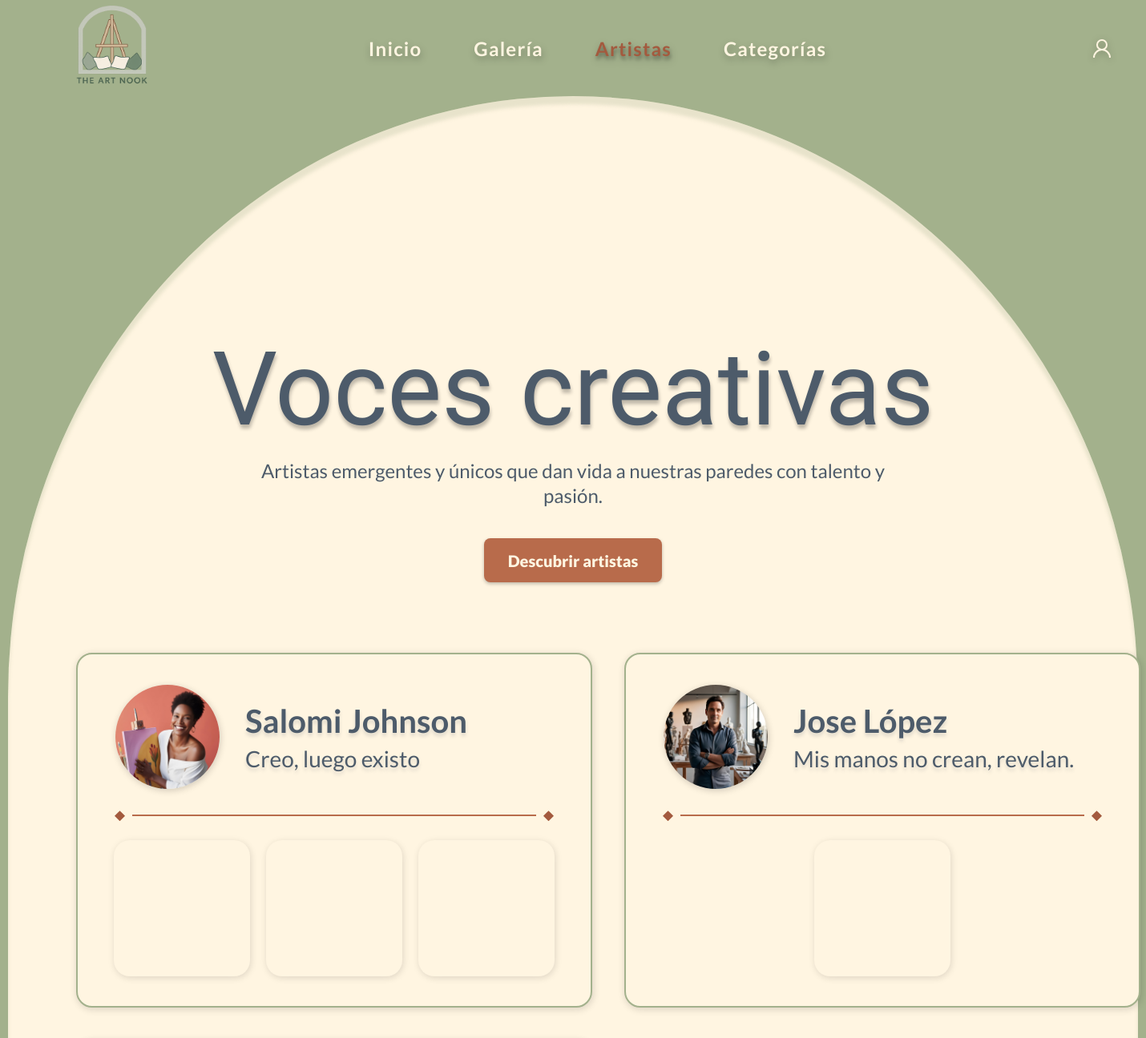
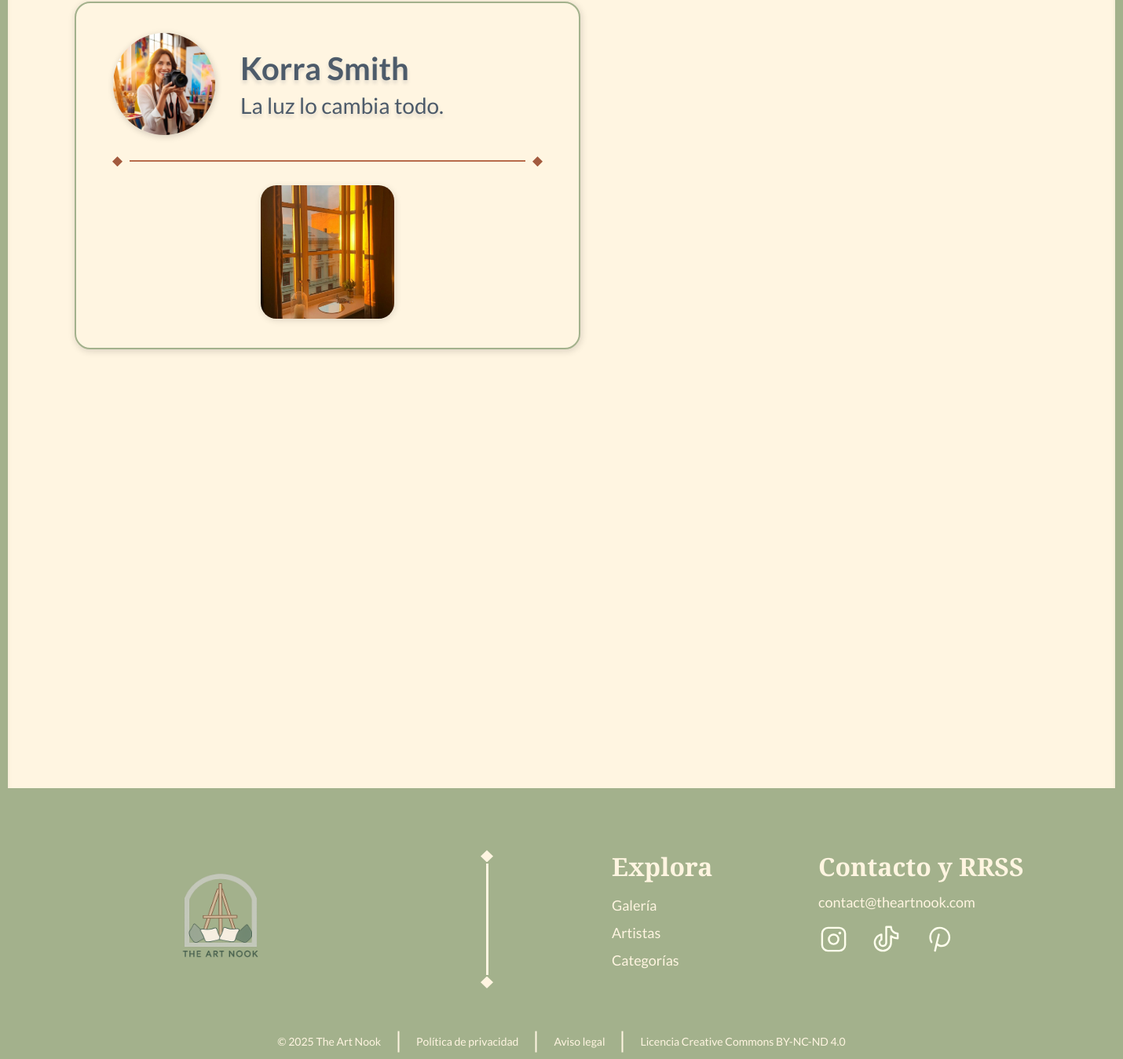
/artistas.php, run on the app's committed database (2 pictures, top to bottom).
### tables this page shows
CREATE TABLE `usuarios` (
  `id` int(11) NOT NULL AUTO_INCREMENT,
  `nombre` varchar(50) NOT NULL,
  `apellidos` varchar(50) NOT NULL,
  `estado` varchar(100) DEFAULT NULL,
  `descripcion` text DEFAULT NULL,
  `email` varchar(100) NOT NULL,
  `contraseña` varchar(255) NOT NULL,
  `foto` varchar(255) DEFAULT NULL,
  `telefono` varchar(20) DEFAULT NULL,
  `instagram` varchar(100) DEFAULT NULL,
  `destacado_home` tinyint(1) DEFAULT 0,
  `fecha_creacion` timestamp NOT NULL DEFAULT current_timestamp(),
  PRIMARY KEY (`id`),
  UNIQUE KEY `email` (`email`)
);

CREATE TABLE `imagenes_obras` (
  `id` int(11) NOT NULL AUTO_INCREMENT,
  `obra_id` int(11) NOT NULL,
  `url` varchar(255) NOT NULL,
  `orden` int(11) NOT NULL,
  PRIMARY KEY (`id`),
  KEY `obra_id` (`obra_id`),
  CONSTRAINT `imagenes_obras_ibfk_1` FOREIGN KEY (`obra_id`) REFERENCES `obras` (`id`) ON DELETE CASCADE
);

### artistas.php (the view, shortened to what this page needs)
<!DOCTYPE html>
<html lang="es">
<head>
    <link rel="stylesheet" href="css/navbar.css">
    <link rel="stylesheet" href="css/general.css">
</head>
<body class="pagina-artistas">
    <?php include 'navbar.php'; ?>
    <div class="fondo-principal">
        <div class="hero">
            <div class="hero-content">
                <h1 class="hero-title">Voces creativas</h1>
                <p class="hero-subtitle">
                    Artistas emergentes y únicos que dan vida a nuestras paredes con talento y pasión.
                </p>
                <a href="#artistas-lista" class="hero-btn">Descubrir artistas</a>
            </div>
        </div>
        <div id="artistas-lista" class="artistas-lista" style="display: grid; grid-template-columns: repeat(2, 1fr); gap: 40px; width: 100%; max-width: 1240px; margin: 48px auto 0 auto;">
            <?php
            require_once 'includes/db.php';
            $sql = "SELECT u.id, u.nombre, u.apellidos, u.estado, u.foto
                    FROM usuarios u
                    WHERE EXISTS (SELECT 1 FROM obras o WHERE o.usuario_id = u.id)";
            $stmt = $pdo->prepare($sql);
            $stmt->execute();
            $artistas = $stmt->fetchAll(PDO::FETCH_ASSOC);
            foreach ($artistas as $artista) {
                $sqlObras = "SELECT img.url FROM obras o JOIN imagenes_obras img ON img.obra_id = o.id AND img.orden = 1 WHERE o.usuario_id = ? ORDER BY o.fecha_creacion DESC LIMIT 3";
                $stmtObras = $pdo->prepare($sqlObras);
                $stmtObras->execute([$artista['id']]);
                $obras = $stmtObras->fetchAll(PDO::FETCH_ASSOC);
                ?>
                <a href="artista.php?id=<?= $artista['id'] ?>" style="text-decoration:none;color:inherit;display:block;height:100%;">
                <div class="tarjeta-artista">
                    <div class="artista-header">
                        <img class="artista-foto" src="<?php echo htmlspecialchars($artista['foto']); ?>" alt="Foto de <?php echo htmlspecialchars($artista['nombre']); ?>">
                        <div class="artista-info">
                            <div class="artista-nombre"><?php echo htmlspecialchars($artista['nombre'] . ' ' . $artista['apellidos']); ?></div>
                            <div class="artista-estado"><?php echo htmlspecialchars($artista['estado']); ?></div>
                        </div>
                    </div>
                    <div class="artista-linea"></div>
                    <div class="artista-obras">
                        <?php foreach ($obras as $obra) { ?>
                            <div class="artista-obra-foto" style="background-image: url('<?php echo htmlspecialchars($obra['url']); ?>');"></div>
                        <?php } ?>
                    </div>
                </div>
                </a>
            <?php } ?>
        </div>
    </div>
    <?php include 'footer.php'; ?>
</body>
</html>

### navbar.php (shortened to what this page needs)
<?php
$current = basename($_SERVER['PHP_SELF']);
$usuario_logueado = isset($_SESSION['usuario_id']);
?>
<nav class="navbar">
    <div class="navbar-logo">
        <img src="uploads/Logo/Logo The Art Nook.png" alt="Logo The Art Nook" width="200" height="200">
    </div>
    <ul class="navbar-links">
        <li><a href="home.php" class="<?php echo ($current == 'home.php') ? 'active' : ''; ?>">Inicio</a></li>
        <li><a href="galeria.php" class="<?php echo ($current == 'galeria.php') ? 'active' : ''; ?>">Galería</a></li>
        <li><a href="artistas.php" class="<?php echo ($current == 'artistas.php') ? 'active' : ''; ?>">Artistas</a></li>
        <li><a href="categorias.php" class="<?php echo ($current == 'categorias.php') ? 'active' : ''; ?>">Categorías</a></li>
    </ul>
    <div class="navbar-icons">
        <span class="icon-user">
            <a href="<?php echo $usuario_logueado ? 'perfil.php' : 'login.php'; ?>">
                <svg width="30" height="30" viewBox="0 0 30 30" fill="none" xmlns="http://www.w3.org/2000/svg">
                  <circle cx="15" cy="11" r="6" stroke="#FFF5E1" stroke-width="2" fill="none"/>
                  <path d="M5 27c0-5.523 4.477-10 10-10s10 4.477 10 10" stroke="#FFF5E1" stroke-width="2" fill="none"/>
                </svg>
            </a>
        </span>
    </div>
</nav>

### footer.php (shortened to what this page needs)
<link rel="stylesheet" href="css/footer.css">
<div class="footer-nook">
    <div class="footer-logo">
        <img src="uploads/Logo/Logo The Art Nook.png" alt="Logo The Art Nook" style="width:100%;height:100%;object-fit:contain;">
    </div>
    <div class="footer-divider-vertical">
        <div class="footer-diamond"></div>
        <div class="footer-line-vertical"></div>
        <div class="footer-diamond"></div>
    </div>
    <div class="footer-explora">
        <div class="footer-explora-title">Explora</div>
        <a href="galeria.php" class="footer-link">Galería</a>
        <a href="artistas.php" class="footer-link">Artistas</a>
        <a href="categorías.php" class="footer-link">Categorías</a>
    </div>
    <div class="footer-contacto">
        <div class="footer-contacto-title">Contacto y RRSS</div>
        <div class="footer-contacto-mail">contact@theartnook.com</div>
        <div class="footer-social">
            <a href="#" class="footer-social-icon"><img src="uploads/iconos/instagram-logo.svg" alt="Instagram"></a>
            <a href="#" class="footer-social-icon"><img src="uploads/iconos/tiktok-logo.svg" alt="TikTok"></a>
            <a href="#" class="footer-social-icon"><img src="uploads/iconos/pinterest-logo.svg" alt="Pinterest"></a>
        </div>
    </div>
    <div class="footer-bottom">
        <span class="footer-bottom-text">© 2025 The Art Nook</span>
        <span class="footer-bottom-divider"></span>
        <a href="#" class="footer-bottom-link">Política de privacidad</a>
        <span class="footer-bottom-divider"></span>
        <a href="#" class="footer-bottom-link">Aviso legal</a>
        <span class="footer-bottom-divider"></span>
        <span class="footer-bottom-text">Licencia Creative Commons BY-NC-ND 4.0</span>
    </div>
</div>

### css/navbar.css (style rules this page uses)
body { margin: 0; padding: 0; background: #A3B18C; }
.navbar { position: fixed; width: 100%; min-width: 320px; height: 120px; background: #A3B18C; border-radius: 0; display: flex; align-items: center; justify-content: space-between; padding: 0 40px; box-sizing: border-box; z-index: 1000; }
.navbar-logo { width: 132px; height: 89px; display: flex; align-items: center; justify-content: center; }
.navbar-logo img { width: 89px; height: 89px; object-fit: contain; }
.navbar-links { display: flex; flex-direction: row; align-items: center; gap: 45px; list-style: none; margin: 0; height: 50px; flex: 1; justify-content: center; }
.navbar-links li { display: flex; align-items: center; height: 50px; }
.navbar-links a { font-family: 'Lato', Arial, sans-serif; font-style: normal; font-weight: 700; font-size: 24px; line-height: 29px; letter-spacing: 0.05em; text-align: center; text-decoration: none; color: #FFF5E1; filter: drop-shadow(1px 4px 4px rgba(0, 0, 0, 0.25)); padding: 0 10px; transition: color 0.2s; }
.navbar-links a.active { color: #A35A3E; text-shadow: 1px 4px 4px rgba(0, 0, 0, 0.25); }
.navbar-icons { display: flex; flex-direction: row; align-items: center; gap: 15px; width: 159px; height: 30px; padding: 0 0 0 20px; justify-content: flex-end; }
.navbar-icons > span { display: flex; align-items: center; justify-content: center; }
.navbar-icons svg { display: block; width: 30px; height: 30px; }
.icon-fav svg, .icon-user svg { display: block; filter: drop-shadow(0px 2px 4px rgba(0, 0, 0, 0.25)); }
.icon-user { width: 30px; height: 30px; }

### css/footer.css (style rules this page uses)
.footer-nook { position: relative; width: 1420px; height: 340px; background: #A3B18C; margin: 0 auto; }
.footer-logo { position: absolute; width: 323.34px; height: 218px; left: 114px; top: 58px; }
.footer-divider-vertical { position: absolute; left: 615px; top: 77px; width: 0; height: 180px; display: flex; flex-direction: column; align-items: center; }
.footer-diamond { width: 16px; height: 16px; background: #FFF5E1; clip-path: polygon(50% 0%, 100% 50%, 50% 100%, 0% 50%); margin-bottom: 2px; margin-top: 2px; }
.footer-line-vertical { width: 3px; height: 146px; background: #FFF5E1; }
.footer-explora { position: absolute; left: 774px; top: 84px; width: 194px; }
.footer-explora-title { font-family: 'Playfair Display', serif; font-weight: 700; font-size: 32px; line-height: 100%; color: #FFF5E1; margin-bottom: 24px; }
.footer-link { display: block; font-family: 'Lato', sans-serif; font-weight: 400; font-size: 18px; line-height: 100%; color: #FFF5E1; text-decoration: none; margin-bottom: 17px; }
.footer-link:last-child { margin-bottom: 0; }
.footer-contacto { position: absolute; left: 1037px; top: 84px; width: 269px; }
.footer-contacto-title { font-family: 'Playfair Display', serif; font-weight: 700; font-size: 32px; line-height: 100%; color: #FFF5E1; margin-bottom: 20px; }
.footer-contacto-mail { font-family: 'Lato', sans-serif; font-weight: 400; font-size: 18px; line-height: 100%; color: #FFF5E1; margin-bottom: 18px; }
.footer-social { display: flex; gap: 28px; align-items: center; }
.footer-social-icon { display: inline-block; width: 39px; height: 41px; }
.footer-social-icon img { width: 39px; height: 41px; filter: invert(98%) sepia(7%) saturate(749%) hue-rotate(325deg) brightness(104%) contrast(101%); }
.footer-bottom { position: absolute; left: 0; top: 300px; width: 1420px; height: 35px; display: flex; flex-direction: row; justify-content: center; align-items: center; padding: 5px 0; gap: 9px; }
.footer-bottom-text { font-family: 'Lato', sans-serif; font-size: 14px; color: #FFF5E1; }
.footer-bottom-link { font-family: 'Lato', sans-serif; font-size: 14px; color: #FFF5E1; text-decoration: none; }
.footer-bottom-divider { width: 25px; height: 0; border: 1px solid #FFF5E1; transform: rotate(-90deg); }

### data on the page
usuarios: $artista['id'] 1 (drawn), foto (picture), nombre+apellidos "Salomi Johnson", estado "Creo, luego existo"
usuarios: foto (picture), nombre+apellidos "Jose López", estado "Mis manos no crean, revelan."
usuarios: foto (picture), nombre+apellidos "Korra Smith", estado "La luz lo cambia todo."
imagenes_obras: url (picture)
